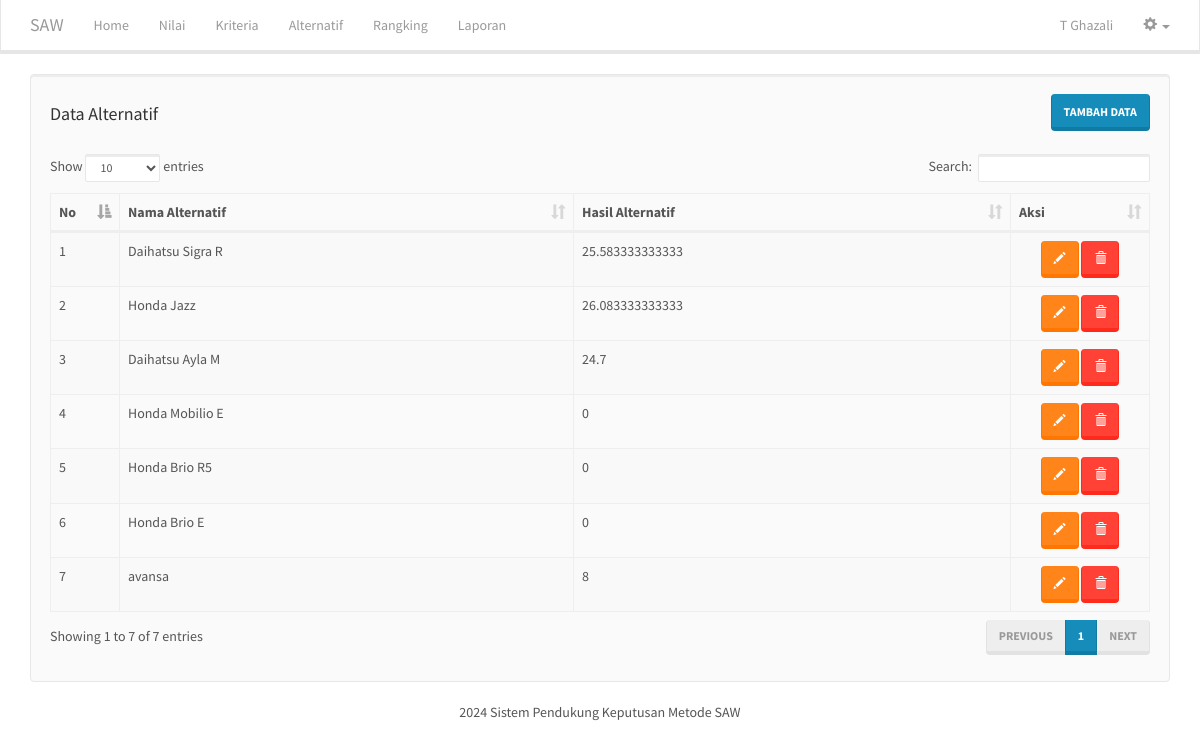
The app's page /alternatif.php (signed in) with its own data.
### tables this page shows
CREATE TABLE IF NOT EXISTS `alternatif` (
  `id_alternatif` int(11) NOT NULL AUTO_INCREMENT,
  `nama_alternatif` varchar(255) NOT NULL,
  `hasil_alternatif` double NOT NULL,
  PRIMARY KEY (`id_alternatif`)
);

### includes/alternatif.inc.php (called while the page is built, shortened)
<?php
class Alternatif{
	private $conn;
	private $table_name = "alternatif";
	public function __construct($db){
		$this->conn = $db;
	}
	function readAll(){
		$query = "SELECT * FROM ".$this->table_name." ORDER BY id_alternatif ASC";
		$stmt = $this->conn->prepare( $query );
		$stmt->execute();
		return $stmt;
	}
}
?>

### alternatif.php (the view)
<?php
include_once 'header.php';
include_once 'includes/alternatif.inc.php';
$pro = new Alternatif($db);
$stmt = $pro->readAll();
?>
<div class="well">
	<div class="row">
		<div class="col-md-6 text-left">
			<h4>Data Alternatif</h4>
		</div>
		<div class="col-md-6 text-right">
			<button onclick="location.href='alternatif-baru.php'" class="btn btn-primary">Tambah Data</button>
		</div>
	</div>
	<br/>
	<table width="100%" class="table table-striped table-bordered" id="tabeldata">
        <thead>
            <tr>
                <th width="30px">No</th>
                <th>Nama Alternatif</th>
                <th>Hasil Alternatif</th>
                <th width="100px">Aksi</th>
            </tr>
        </thead>
        <tbody>
<?php
$no=1;
while ($row = $stmt->fetch(PDO::FETCH_ASSOC)){
?>
            <tr>
                <td><?php echo $no++ ?></td>
                <td><?php echo $row['nama_alternatif'] ?></td>
                <td><?php echo $row['hasil_alternatif'] ?></td>
                <td class="text-center">
					<a href="alternatif-ubah.php?id=<?php echo $row['id_alternatif'] ?>" class="btn btn-warning"><span class="glyphicon glyphicon-pencil" aria-hidden="true"></span></a>
					<a href="alternatif-hapus.php?id=<?php echo $row['id_alternatif'] ?>" onclick="return confirm('Yakin ingin menghapus data')" class="btn btn-danger"><span class="glyphicon glyphicon-trash" aria-hidden="true"></span></a>
			    </td>
            </tr>
<?php
}
?>
        </tbody>
    </table>
</div>
<?php
include_once 'footer.php';
?>

### records on screen
alternatif: nama_alternatif "Daihatsu Sigra R", hasil_alternatif "25.583333333333"
alternatif: nama_alternatif "Honda Jazz", hasil_alternatif "26.083333333333"
alternatif: nama_alternatif "Daihatsu Ayla M", hasil_alternatif "24.7"
alternatif: nama_alternatif "Honda Mobilio E", hasil_alternatif "0"
alternatif: nama_alternatif "Honda Brio R5", hasil_alternatif "0"
alternatif: nama_alternatif "Honda Brio E", hasil_alternatif "0"
alternatif: nama_alternatif "avansa", hasil_alternatif "8"

### other values on screen
$_SESSION['nama_lengkap'] "T Ghazali"
